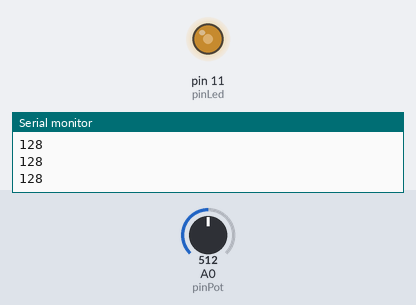
The sketch below on a simulated Arduino Uno, built with avr-gcc and run on an emulated ATmega328P. On the bench: output pins drawn as LEDs (lit = HIGH), the last lines printed to the serial monitor. Inputs (shaded band) come from the test bench; at power-on: A0 (pinPot) = 512.

Above: at 1.2 s.
1.3 s: A0 (pinPot) set to 306
At 1.8 s:
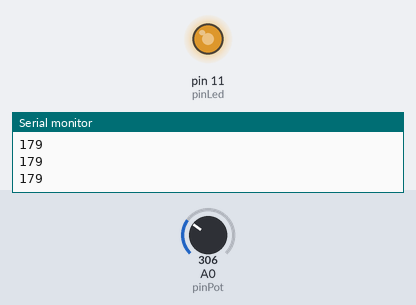
2.8 s: A0 (pinPot) set to 122
At 4.0 s:
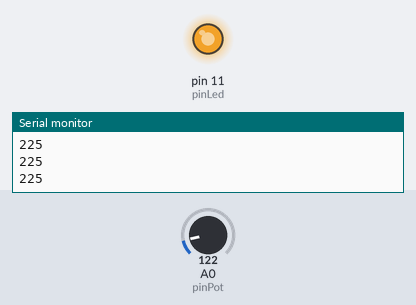
4.3 s: A0 (pinPot) set to 900
At 5.2 s:
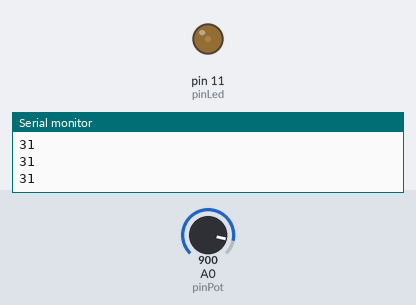
5.8 s: A0 (pinPot) set to 1023
At 6.2 s:
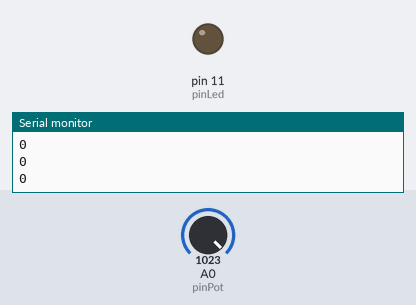
7.3 s: A0 (pinPot) set to 511
At 8.7 s:
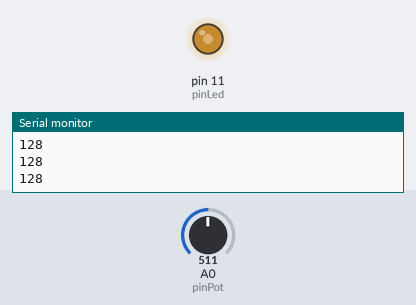
Timing chart, 0 to 9.8 s (numbered marks = the images above; inputs shaded):
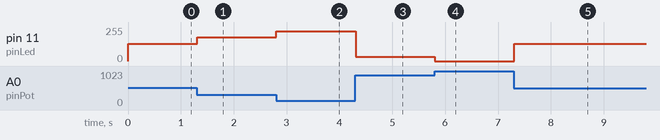

Measured:
- after the input at 1.3 s, pin 11 (pinLed): 128/255 → 179/255 at once
- after the input at 2.8 s, pin 11 (pinLed): 179/255 → 225/255 at once
- after the input at 4.3 s, pin 11 (pinLed): 225/255 → 31/255 at once
- after the input at 5.8 s, pin 11 (pinLed): 31/255 → 0/255 at once
- after the input at 7.3 s, pin 11 (pinLed): 0/255 → 128/255 at once

The sketch:

lettura_ingressi_analogici.ino
```cpp
//pin di segnale
const byte pinLed = 11;

//pin di connessione al sensore
const byte pinPot = A0;

//variabile per salvare il dato letto
int valPot = 0;

void setup() {
  //inizializzo pin segnale
  pinMode(pinLed, OUTPUT);
  //inizializzo la comunicazione seriale a 9600 baud
  Serial.begin(9600);
  //invio messaggio attraverso la seriale
  Serial.println("Ciao Mondo!");
}

void loop() {
  //leggo il valore analogico
  valPot = analogRead(pinPot);
  valPot = map(valPot, 0, 1023, 255, 0);
  //invio il dato alla seriale del computer
  Serial.println(valPot);
  //scrivo sul pin di segnale il valore del dato analogico
  analogWrite(pinLed, valPot);
}
```
